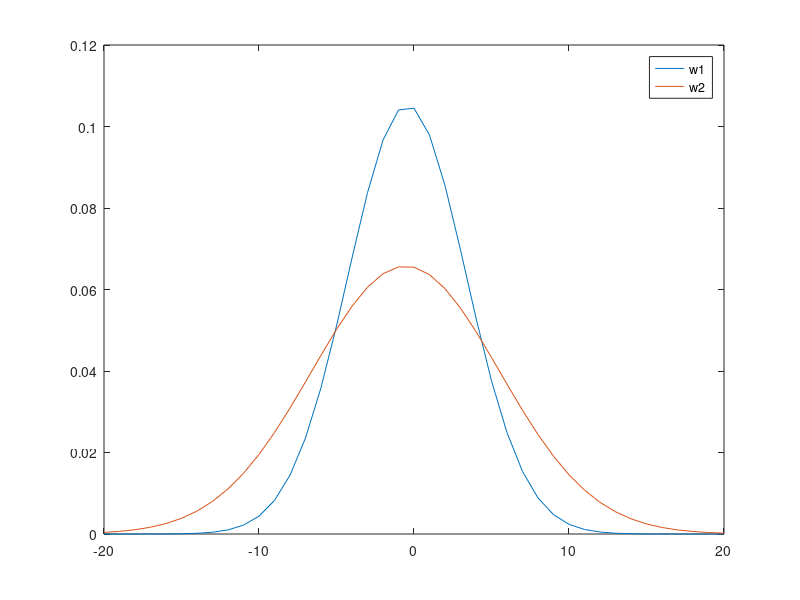

Write MATLAB code to recreate this figure.
%% Project 4
%
% EE 516 - Pattern Recognition
% Spring 2023
%
% Group 4: Nathan Jaggers, Nicholas Brunet, Jordan Rubio Perlas
%
% Description: See coresponding document <Can add description later>
% mvnrnd
%% Part 1
close all;
clear;
clc;

%EE 516 Project 4

%Part 1
%always assume gaussian
%%
%data for class w1 
w1x1 = [-5.01 -5.43 1.08 0.86 -2.67 4.94 -2.51 -2.25 5.56 1.03];
w1x2 = [-8.12 -3.48 -5.52 -3.78 0.63 3.29 2.09 -2.13 2.86 -3.33];
w1x3 = [-3.68 -3.54 1.66 -4.11 7.39 2.08 -2.59 -6.94 -2.26 4.33];

%data for class w2
w2x1 = [-0.91 1.30 -7.75 -5.47 6.14 3.60 5.37 7.18 -7.39 -7.50];
w2x2 = [-0.18 -2.06 -4.54 0.50 5.72 1.26 -4.63 1.46 1.17 -6.32];
w2x3 = [-0.05 -3.53 -0.95 3.92 -4.85 4.36 -3.65 -6.66 6.30 -0.31];

%assume indetical priors
Pw1 = 0.5;
Pw2 = 0.5;
len = 10;

%gaussian characteristics for w1
mu_11 = mean(w1x1); %mu = 1/nsigma(Xi)
standev_11 = std(w1x1);
y1 = pdf('Normal', -20:20,mu_11, standev_11);


%gaussian characteristics for w2
mu_21 = mean(w2x1); %mu = 1/nsigma(Xi)
standev_21 = std(w2x1);
y2 = pdf('Normal', -20:20,mu_21, standev_21);

figure(1)
plot(-20:20, y1)
hold on 
plot(-20:20, y2)
hold off
legend('w1', 'w2')



